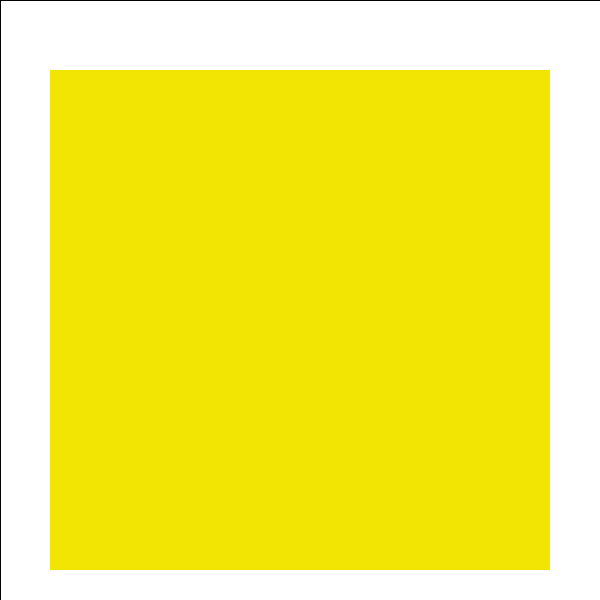
Frame 1 (no input)
Frame 60 (the mouse pressed at the canvas centre just before this capture): blank canvas, image omitted
Frame 120 (the mouse held since frame 60 and released just before this capture): blank canvas, image omitted

The Processing sketch that drew this single still picture (run headless with seeded random() and noise(); from frame 60 on, the mouse is pressed at the canvas centre):

// Processing sketch: vierkanten
// ── vierkanten.pde
void setup() {
  size(600, 600);
}

void draw() { 
   
  rect(0,0,600,600);
  noStroke();
  fill(#F2E503);
  
  rect(50,70,500,500);
  noStroke();
  fill(#F2E503);
  
  rect(100,140,400,400);
  noStroke();
  fill(#F2E503);
  
  rect(150,210,300,300);
  noStroke();
  fill(#F2E503);
  
} 
